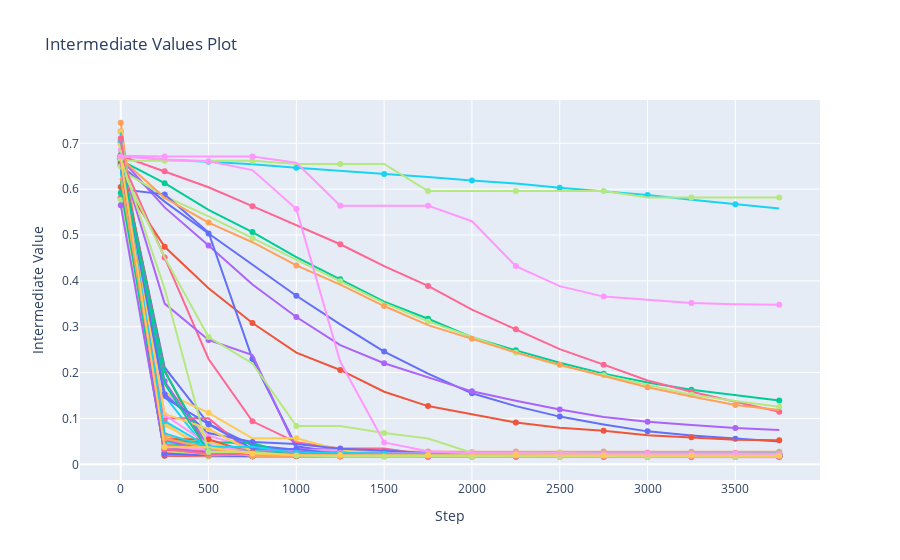

Here is the notebook cell this chart was saved with:
### Markdown cell above
# Intermediate values

### Code cell
optuna.visualization.plot_intermediate_values(study)
